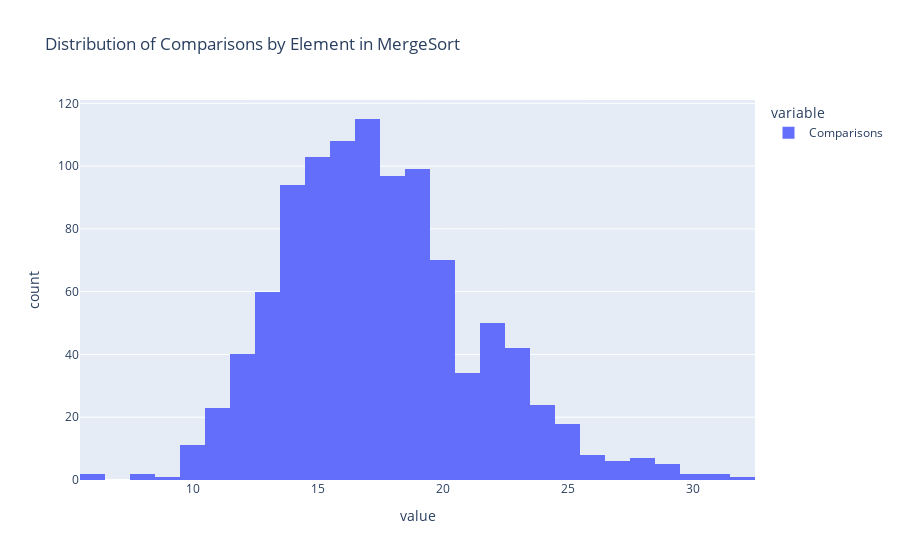

Here is the notebook cell this chart was saved with:
### Code cell
n = 1024
test = list(range(n))
comparisons = {x: 0 for x in test}
random.shuffle(test)
mergeSort(test, comparisons)

px.histogram(pd.Series(comparisons, name = "Comparisons"), title = "Distribution of Comparisons by Element in MergeSort")

### Figure 1 — Plotly figure (JSON) as saved in the notebook; plotly's stock layout.template omitted (floating-point values rounded to 4 significant figures; data arrays with more than 128 entries replaced by an {"elided": "..."} marker saying what was removed)
{"data": [{"alignmentgroup": "True", "bingroup": "x", "hovertemplate": "variable=Comparisons<br>value=%{x}<br>count=%{y}<extra></extra>", "legendgroup": "Comparisons", "marker": {"color": "#636efa", "pattern": {"shape": ""}}, "name": "Comparisons", "offsetgroup": "Comparisons", "orientation": "v", "showlegend": true, "type": "histogram", "x": {"elided": "1024 int values"}, "xaxis": "x", "yaxis": "y"}], "layout": {"barmode": "relative", "legend": {"title": {"text": "variable"}, "tracegroupgap": 0}, "title": {"text": "Distribution of Comparisons by Element in MergeSort"}, "xaxis": {"anchor": "y", "domain": [0, 1], "title": {"text": "value"}}, "yaxis": {"anchor": "x", "domain": [0, 1], "title": {"text": "count"}}}}
